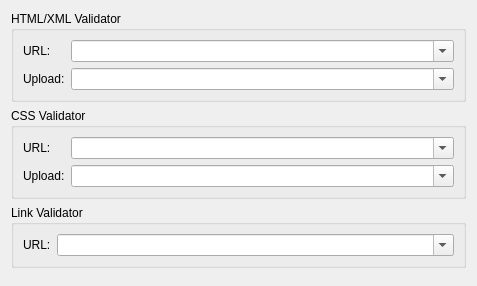
<ui version="4.0" >
 <class>RemoteValidators</class>
 <widget class="QWidget" name="RemoteValidators" >
  <property name="geometry" >
   <rect>
    <x>0</x>
    <y>0</y>
    <width>477</width>
    <height>286</height>
   </rect>
  </property>
  <layout class="QVBoxLayout" name="verticalLayout" >
   <item>
    <widget class="QGroupBox" name="groupBox" >
     <property name="title" >
      <string>HTML/XML Validator</string>
     </property>
     <layout class="QFormLayout" name="formLayout" >
      <item row="0" column="0" >
       <widget class="QLabel" name="label" >
        <property name="text" >
         <string>URL:</string>
        </property>
       </widget>
      </item>
      <item row="0" column="1" >
       <widget class="KComboBox" name="m_WWWValidatorCB" >
        <property name="sizePolicy" >
         <sizepolicy vsizetype="Fixed" hsizetype="Expanding" >
          <horstretch>0</horstretch>
          <verstretch>0</verstretch>
         </sizepolicy>
        </property>
        <property name="editable" >
         <bool>true</bool>
        </property>
       </widget>
      </item>
      <item row="1" column="0" >
       <widget class="QLabel" name="label_2" >
        <property name="text" >
         <string>Upload:</string>
        </property>
       </widget>
      </item>
      <item row="1" column="1" >
       <widget class="KComboBox" name="m_WWWValidatorUploadCB" >
        <property name="sizePolicy" >
         <sizepolicy vsizetype="Fixed" hsizetype="Expanding" >
          <horstretch>0</horstretch>
          <verstretch>0</verstretch>
         </sizepolicy>
        </property>
        <property name="editable" >
         <bool>true</bool>
        </property>
       </widget>
      </item>
     </layout>
    </widget>
   </item>
   <item>
    <widget class="QGroupBox" name="groupBox_2" >
     <property name="title" >
      <string>CSS Validator</string>
     </property>
     <layout class="QFormLayout" name="formLayout_2" >
      <item row="0" column="0" >
       <widget class="QLabel" name="label_3" >
        <property name="text" >
         <string>URL:</string>
        </property>
       </widget>
      </item>
      <item row="0" column="1" >
       <widget class="KComboBox" name="m_CSSValidatorCB" >
        <property name="sizePolicy" >
         <sizepolicy vsizetype="Fixed" hsizetype="Expanding" >
          <horstretch>0</horstretch>
          <verstretch>0</verstretch>
         </sizepolicy>
        </property>
        <property name="editable" >
         <bool>true</bool>
        </property>
       </widget>
      </item>
      <item row="1" column="0" >
       <widget class="QLabel" name="label_4" >
        <property name="text" >
         <string>Upload:</string>
        </property>
       </widget>
      </item>
      <item row="1" column="1" >
       <widget class="KComboBox" name="m_CSSValidatorUploadCB" >
        <property name="sizePolicy" >
         <sizepolicy vsizetype="Fixed" hsizetype="Expanding" >
          <horstretch>0</horstretch>
          <verstretch>0</verstretch>
         </sizepolicy>
        </property>
        <property name="editable" >
         <bool>true</bool>
        </property>
       </widget>
      </item>
     </layout>
    </widget>
   </item>
   <item>
    <widget class="QGroupBox" name="groupBox_3" >
     <property name="title" >
      <string>Link Validator</string>
     </property>
     <layout class="QFormLayout" name="formLayout_3" >
      <item row="0" column="0" >
       <widget class="QLabel" name="label_5" >
        <property name="text" >
         <string>URL:</string>
        </property>
       </widget>
      </item>
      <item row="0" column="1" >
       <widget class="KComboBox" name="m_linkValidatorCB" >
        <property name="sizePolicy" >
         <sizepolicy vsizetype="Fixed" hsizetype="Expanding" >
          <horstretch>0</horstretch>
          <verstretch>0</verstretch>
         </sizepolicy>
        </property>
        <property name="editable" >
         <bool>true</bool>
        </property>
       </widget>
      </item>
     </layout>
    </widget>
   </item>
   <item>
    <spacer name="verticalSpacer" >
     <property name="orientation" >
      <enum>Qt::Vertical</enum>
     </property>
     <property name="sizeHint" stdset="0" >
      <size>
       <width>20</width>
       <height>2</height>
      </size>
     </property>
    </spacer>
   </item>
  </layout>
 </widget>
 <customwidgets>
  <customwidget>
   <class>KComboBox</class>
   <extends>QComboBox</extends>
   <header>kcombobox.h</header>
  </customwidget>
 </customwidgets>
 <resources/>
 <connections/>
</ui>
